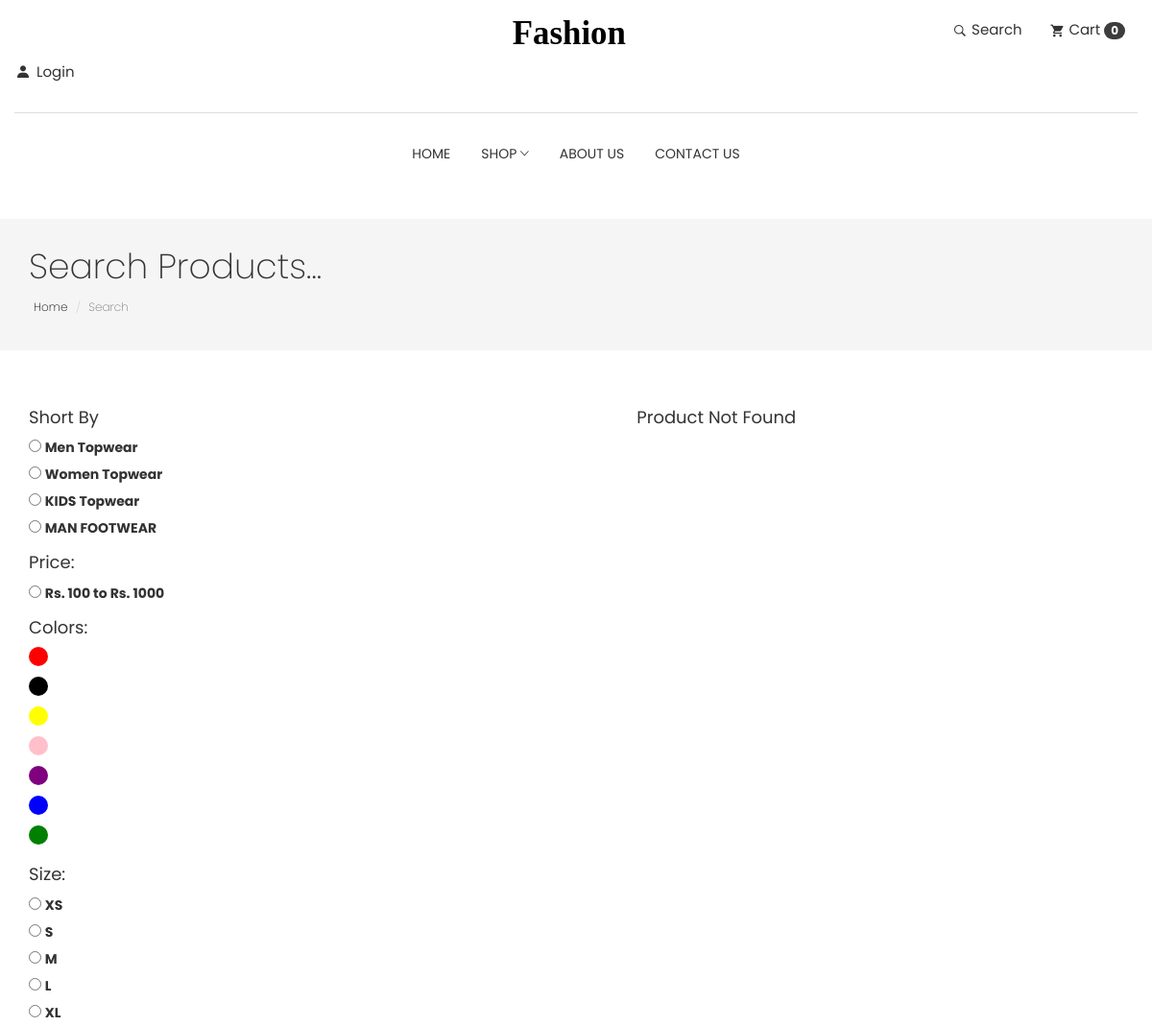
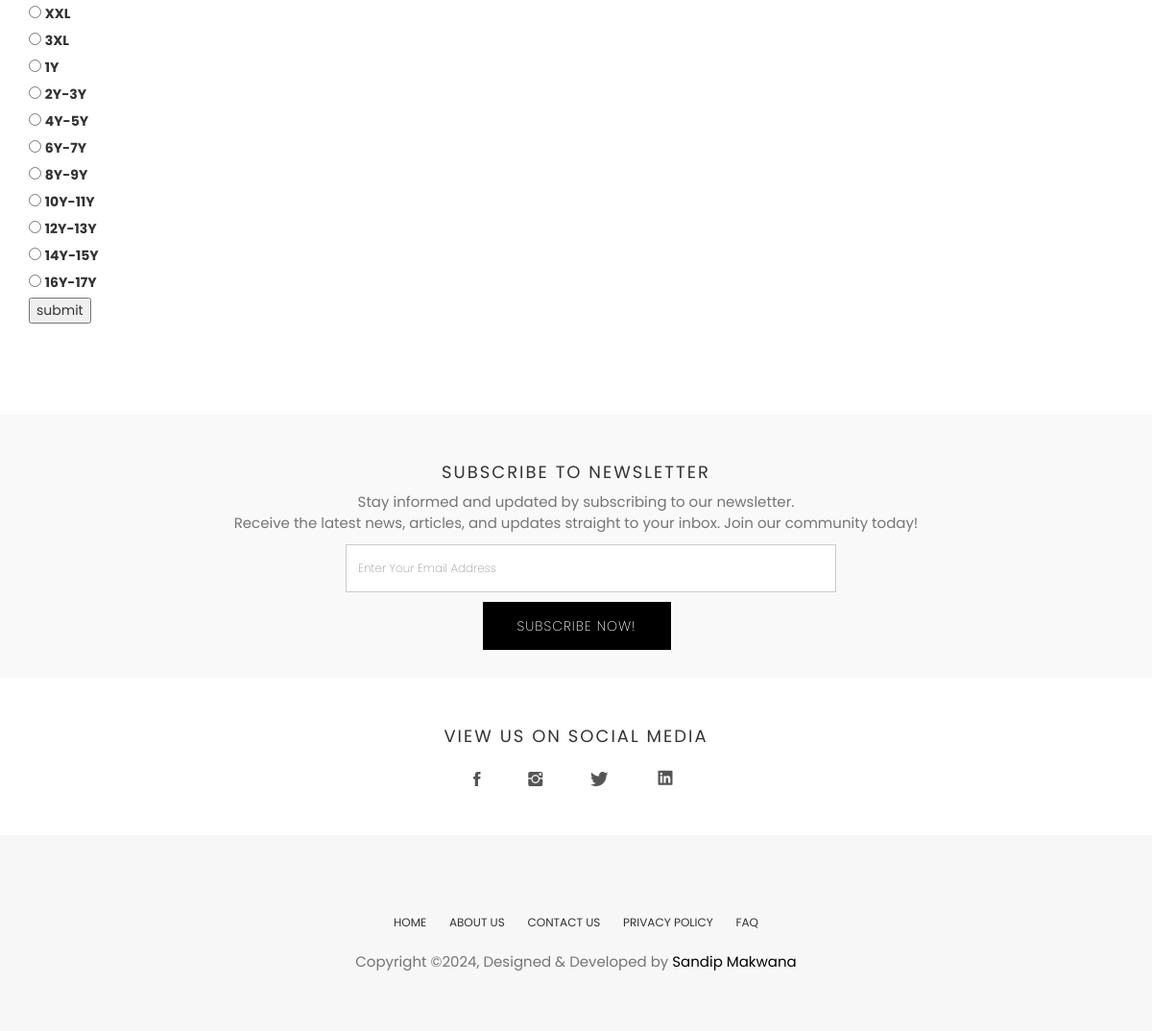
The app's page /search/ with its own data (2 pictures, top to bottom).
### application/models.py (models this page shows, shortened)
class SubCategory(models.Model):
    name = models.CharField(max_length=50)
    main_category = models.ForeignKey(MainCategory, on_delete=models.CASCADE)

class PriceRange(models.Model):
    name = models.CharField(max_length=50)

class Color(models.Model):
    name = models.CharField(max_length=50)

class ProductSize(models.Model):
    name = models.CharField(max_length=50)

### application/views.py (the view, shortened to what this page needs)
# urls.py: path('search/',views.search,name='search'),
def search(request):
    username = request.session.get('username')
    cart = Cart(request)
    cart_product = cart.get_prods()
    qunitites = cart.get_quants()
    totals = cart.cart_total()
    maincategory_list = MainCategory.objects.all()
    main_subcategory_dict = {}
    for main_category in maincategory_list:
        subcategories = SubCategory.objects.filter(main_category=main_category)
        main_subcategory_dict[main_category] = subcategories
    search_results = []
    all_colors = Color.objects.all()
    all_pricerange = PriceRange.objects.all()
    all_subcategory = SubCategory.objects.all()
    all_size = ProductSize.objects.all()
    return render(request, 'search.html', {'search_results': search_results, 'username': username, 'noneuser': 'User',"maincategory_list":maincategory_list,"main_subcategory_dict": main_subcategory_dict,'all_colors':all_colors,'all_pricerange':all_pricerange,'all_subcategory':all_subcategory,'all_size':all_size,'cart_product':cart_product,'qunitites':qunitites,'totals':totals})

### application/models.py (called while the page is built)
    def __str__(self):
        return self.name

### cart/cart.py (called while the page is built)
    def __len__(self):
        return len(self.cart)

    def get_prods(self):
        product_id = self.cart.keys()
        products = Product.objects.filter(id__in=product_id)
        for product in products:
            cart_item = self.cart.get(str(product.id))
            if cart_item:
                product.cart_quantity = cart_item['quantity']
                product.cart_size = cart_item.get('size', None)
                product.cart_color = cart_item.get('color', None)
        return products

    def get_quants(self):
        quantities = self.cart
        return quantities

### cart/context_processors.py (called while the page is built)
def cart(request):
    return {'cart' : Cart(request)}

### application/templates/search.html (shortened to what this page needs)
{% extends "base.html" %}
 {% block body %}
<section class="page-header">
  <div class="container">
    <div class="row">
      <div class="col-md-12">
        <div class="content">
          <h1 class="page-name">Search Products...</h1>
          <ol class="breadcrumb">
            <li><a href="index.html">Home</a></li>
            <li class="active">Search</li>
          </ol>
        </div>
      </div>
    </div>
  </div>
</section>
<section class="products section">
	<div class="container">
		<div class="row">
			<div class="col-md-3">
				<div class="widget">
					<h4 >Short By</h4>
                    <form method="post" action="{% url 'filter' %}" id="filterForm">
                        <div class="color-swatches">
                          {% for subcategory  in all_subcategory %}
                          <input
                            class=""
                            type="radio"
                            id="subcategory_{{ subcategory.id }}"
                            name="subcategory"
                            value="{{ subcategory.name }}"
                          />
                          <label class="" for="subcategory_{{ subcategory.id }}">{{ subcategory.name }}</label><br />
                          {% endfor %}
                        </div>
                        <div class="color-swatches">
                          <h4>Price:</h4>
                          {% for price_range in all_pricerange %}
                          <input
                            class=""
                            type="radio"
                            id="price_{{ price_range.id }}"
                            name="price_range"
                            value="{{ price_range.name }}"
                          />
                          <label class="" for="price_{{ price_range.id }}">{{ price_range.name }}</label><br />
                          {% endfor %}
                        </div>
                        <div class="color-swatches">
                          <h4>Colors:</h4>
                          {% for i in all_colors %}
                          <label
                            class="block_goodColor__radio  {{i.name}}"
                            for="{{ i.name }}"
                          ></label
                          ><br />
                          {% endfor %}
                        </div>
                        <div class="color-swatches">
                          <h4>Size:</h4>
                          {% for i in all_size %}
                          <input
                            class=""
                            type="radio"
                            id="size_{{ i.id }}"
                            name="size"
                            value="{{ i.name }}"
                          />
                          <label class="" for="size_{{ i.id }}">{{ i.name }}</label><br />
                          {% endfor %}
                        </div>
                        <button type="submit">submit</button>
                      </form>
	            </div>
			</div>
			<div class="col-md-9">
                <div class="row">
                    {% if search_results %}
                    {% for i in search_results %}
                        {% if i.is_sale %}
                        <div class="col-md-3 product_hight" data-aos="flip-right" data-aos-anchor-placement="top-center">
                        <div class="product-item">
                            <div class="product-thumb">
                            <span class="bage">Sale</span>
                            <img
                                class="img-responsive"
                                src="{{i.image1.url}}"
                                alt="product-img"
                            />
                            </div>
                            <div class="product-content">
                            <h4><a href="product-single.html">{{i.name}}</a></h4>
                            <p class="price"> <strike>&#8377; {{i.price}}</strike>  <br> &#8377; {{i.sale_price}}</p>
                            <p>{{i.description}}</p>
                            <p><a style="background-color: rgb(255, 255, 255); color: rgb(0, 0, 0); padding: 5px; border: 1px solid black;" href="{% url 'productdetails'  unique_identifier=i.unique_identifier  %}">View Product</a></p>
                            </div>
                        </div>
                        </div>
                        {% else %}
                        <div class="col-md-3 product_hight" data-aos="flip-right" data-aos-anchor-placement="top-center">
                        <div class="product-item">
                            <div class="product-thumb">
                            <img
                                class="img-responsive"
                                src="{{i.image1.url}}"
                                alt="product-img"
                            />
                            </div>
                            <div class="product-content">
                            <h4><a href="product-single.html">{{i.name}}</a></h4>
                            <p class="price">&#8377; {{i.price}}</p>
                            <p>{{i.description}}</p>
                            <p><a style="background-color: rgb(255, 255, 255); color: rgb(0, 0, 0); padding: 5px; border: 1px solid black;" href="{% url 'productdetails'  unique_identifier=i.unique_identifier  %}">View Product</a></p>
                            </div>
                        </div>
                        </div>
                        {% endif %}
                    {% endfor %}
                    {% else %}
                    <center>
                        <h4>Product Not Found</h4>
                    </center>
                    {% endif %}
                </div>
            </div>
		</div>
	</div>
</section>
{% endblock body %}

### static/css/style.css (style rules this page uses)
body { line-height: 1.5; font-family: "Poppins", sans-serif; -webkit-font-smoothing: antialiased; }
h1, h2, h3, h4, h5, h6 { font-family: "Poppins", sans-serif; }
h1, h2, h3, h4, h5, h6 { font-weight: 400; }
ol, ul { margin: 0; padding: 0; list-style: none; }
a, a:focus, a:hover { text-decoration: none; outline: 0; color: #000; }
.section { padding: 30px 0; }
.page-header { background: #f5f5f5; margin-top: 20px; border-bottom: none; padding: 30px 0; }
.page-header h1 { font-weight: 200; margin: 0 0 6px 0; }
.page-header .breadcrumb { background: transparent; padding: 5px; margin: 0; }
.page-header .breadcrumb li { font-weight: 200; font-size: 12px; }
.page-header .breadcrumb li a { color: #000; }
.widget { margin-bottom: 30px; padding-bottom: 35px; }
.black { background-color: black; display: inline-block; width: 20px; height: 20px; border-radius: 50%; cursor: pointer; margin-right: 5px; }
.red { background-color: red; display: inline-block; width: 20px; height: 20px; border-radius: 50%; cursor: pointer; margin-right: 5px; }
.yellow { background-color: yellow; display: inline-block; width: 20px; height: 20px; border-radius: 50%; cursor: pointer; margin-right: 5px; }
.pink { background-color: pink; display: inline-block; width: 20px; height: 20px; border-radius: 50%; cursor: pointer; margin-right: 5px; }
.purple { background-color: purple; display: inline-block; width: 20px; height: 20px; border-radius: 50%; cursor: pointer; margin-right: 5px; }
.blue { background-color: blue; display: inline-block; width: 20px; height: 20px; border-radius: 50%; cursor: pointer; margin-right: 5px; }
.green { background-color: green; display: inline-block; width: 20px; height: 20px; border-radius: 50%; cursor: pointer; margin-right: 5px; }

### records on screen
SubCategory: name "Men Topwear"
SubCategory: name "Women Topwear"
SubCategory: name "KIDS Topwear"
SubCategory: name "MAN FOOTWEAR"
PriceRange: name "Rs. 100 to Rs. 1000"
ProductSize: name "XS"
ProductSize: name "S"
ProductSize: name "M"
ProductSize: name "L"
ProductSize: name "XL"
ProductSize: name "XXL"
ProductSize: name "3XL"
ProductSize: name "1Y"
ProductSize: name "2Y-3Y"
ProductSize: name "4Y-5Y"
ProductSize: name "6Y-7Y"
ProductSize: name "8Y-9Y"
ProductSize: name "10Y-11Y"
ProductSize: name "12Y-13Y"
ProductSize: name "14Y-15Y"
ProductSize: name "16Y-17Y"

### other values on screen
{{ cart|length }} "0"
